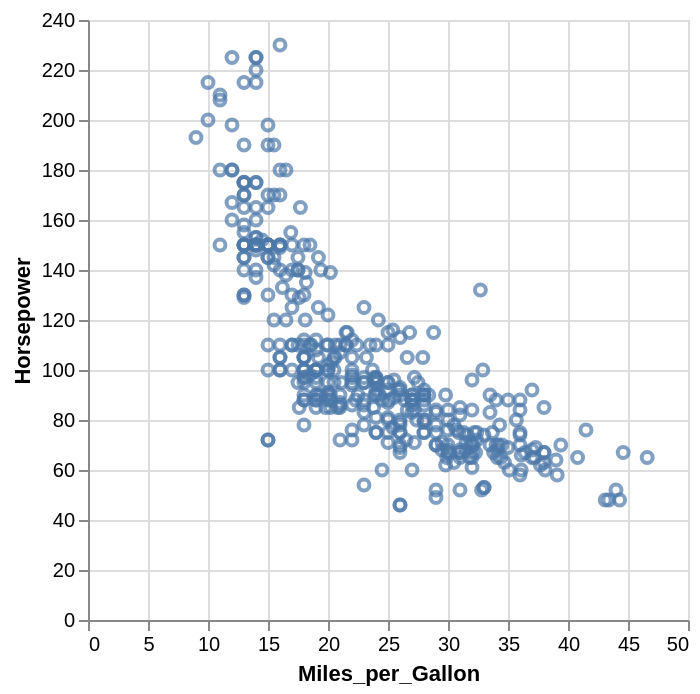

Here is the notebook cell this chart was saved with:
### Markdown cell above
Alternativamente al parámetro `x` podemos usar `alt.X()` para establecer la codificación. Esto, como veremos algo más adelante, permitirá personalizar más la representación en cada uno de los ejes.

Otro aspecto a tener en cuenta es el **tipo de datos**. Cuando estamos cargando datos de un DataFrame de Pandas tomará el que tiene

### Code cell
( alt
     .Chart(df)
     .mark_point()
     .encode(
         alt.Y('Horsepower'),
         alt.X('Miles_per_Gallon')
     )
)

### Figure 1 — Vega-Lite specification as saved in the notebook (floating-point values rounded to 4 significant figures; data arrays with more than 128 entries replaced by an {"elided": "..."} marker saying what was removed)
{"config": {"view": {"continuousWidth": 300, "continuousHeight": 300}}, "data": {"name": "data-583e73726c1545c56c203344161a975c"}, "mark": {"type": "point"}, "encoding": {"x": {"field": "Miles_per_Gallon", "type": "quantitative"}, "y": {"field": "Horsepower", "type": "quantitative"}}, "$schema": "https://vega.github.io/schema/vega-lite/v6.1.0.json", "datasets": {"data-583e73726c1545c56c203344161a975c": {"elided": "406 records"}}}
